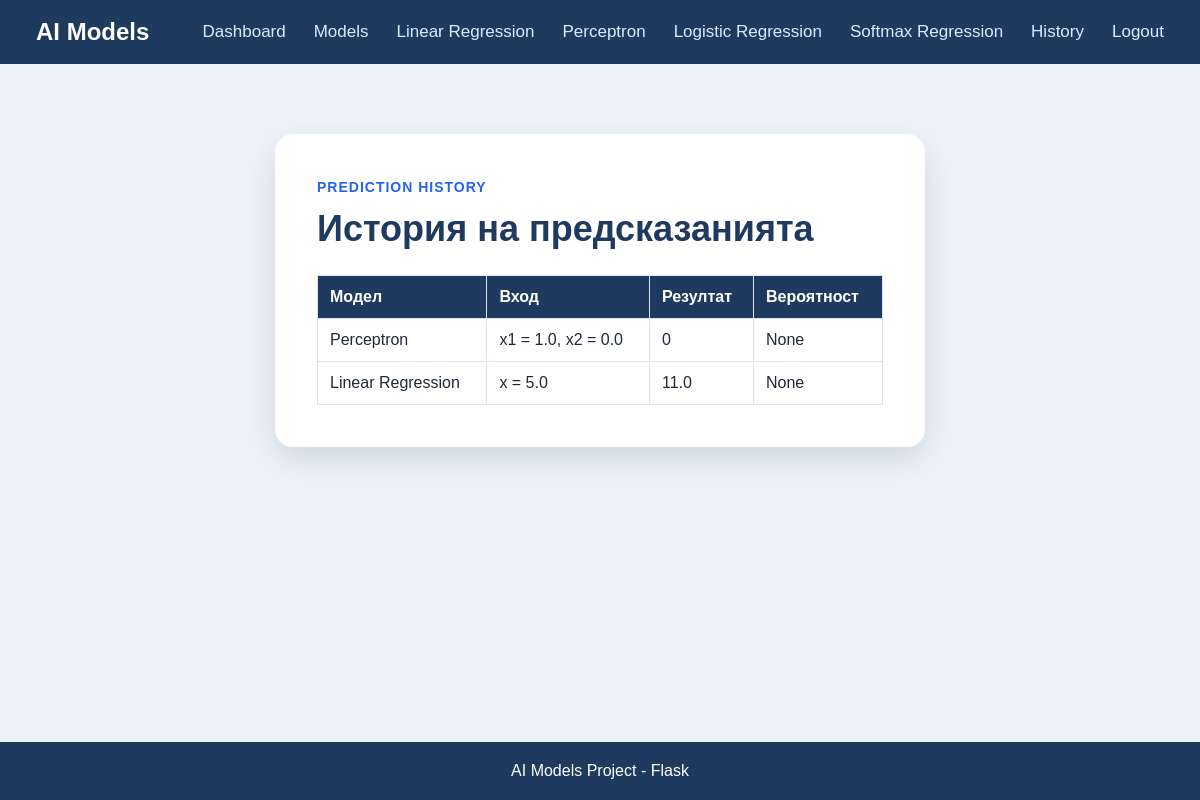
Page /history (signed in) on the earlier database version.
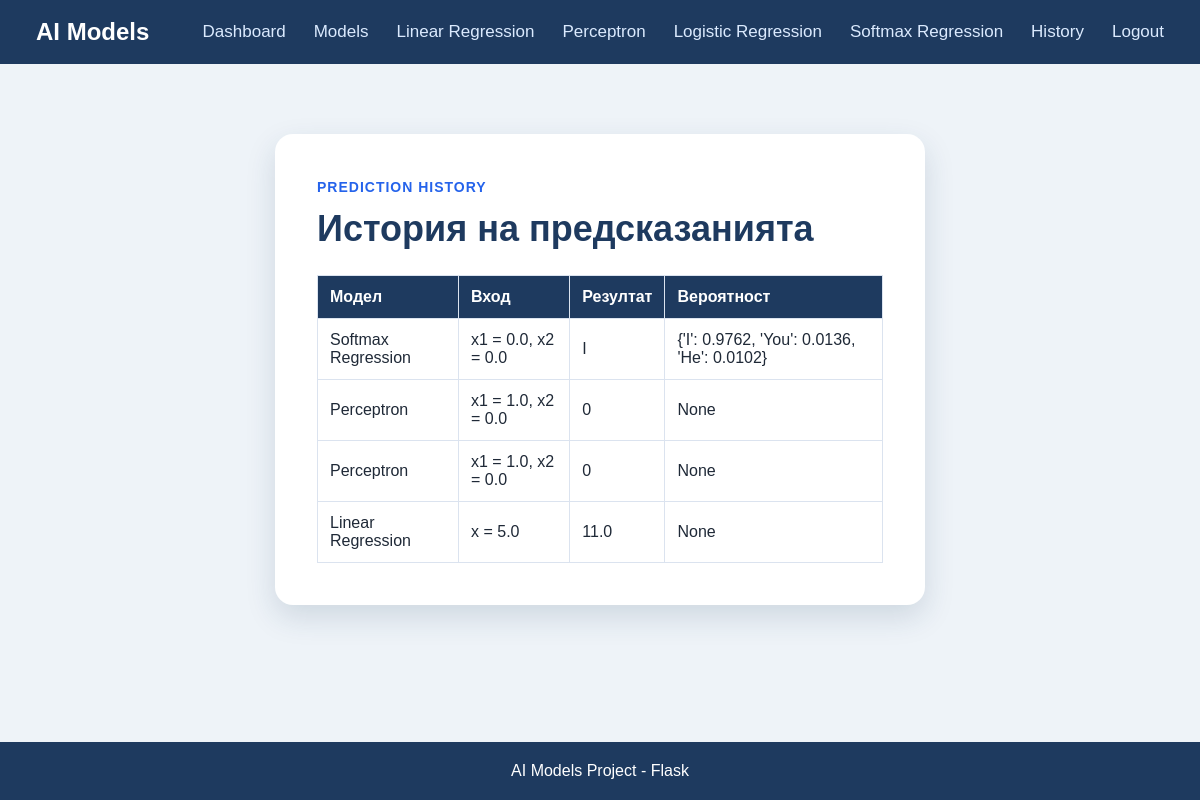
Same page on the later database version.
### tables this page shows
CREATE TABLE predictions (
            id INTEGER PRIMARY KEY AUTOINCREMENT,
            username TEXT NOT NULL,
            model_name TEXT NOT NULL,
            input_values TEXT NOT NULL,
            prediction TEXT NOT NULL,
            probability TEXT
        );

### main.py (the view)
@app.route("/history")
def history():
    if not is_logged_in():
        return redirect("/login")
    predictions = get_predictions(session["username"])
    return render_template("history.html", predictions=predictions)

### database/database.py (called while the page is built)
def get_connection():
    connection = sqlite3.connect(DATABASE_NAME)
    connection.row_factory = sqlite3.Row
    return connection

def get_predictions(username):
    connection = get_connection()
    cursor = connection.cursor()
    cursor.execute("""
        SELECT * FROM predictions
        WHERE username = ?
        ORDER BY id DESC
    """, (username,))
    predictions = cursor.fetchall()
    connection.close()
    return predictions

### main.py (called while the page is built)
def is_logged_in():
    return "username" in session

### templates/history.html
{% extends "base.html" %}
{% block content %}
<div class="container">
    <div class="card">
        <p class="small-title">PREDICTION HISTORY</p>
        <h1>История на предсказанията</h1>
        {% if predictions %}
            <table>
                <tr>
                    <th>Модел</th>
                    <th>Вход</th>
                    <th>Резултат</th>
                    <th>Вероятност</th>
                </tr>
                {% for item in predictions %}
                <tr>
                    <td>{{ item["model_name"] }}</td>
                    <td>{{ item["input_values"] }}</td>
                    <td>{{ item["prediction"] }}</td>
                    <td>{{ item["probability"] }}</td>
                </tr>
                {% endfor %}
            </table>
        {% else %}
            <p>Все още няма направени предсказания.</p>
        {% endif %}
    </div>
</div>
{% endblock %}

### templates/base.html (shortened to what this page needs)
<!DOCTYPE html>
<html lang="bg">
<head>
    <link rel="stylesheet" href="{{ url_for('static', filename='style.css') }}">
</head>
<body>
<nav>
    <div class="nav-content">
        <a class="logo" href="/">AI Models</a>
        <div class="links">
            {% if session.get("username") %}
                <a href="/dashboard">Dashboard</a>
                <a href="/models">Models</a>
                <a href="/linear-regression">Linear Regression</a>
                <a href="/perceptron">Perceptron</a>
                <a href="/logistic-regression">Logistic Regression</a>
                <a href="/softmax-regression">Softmax Regression</a>
                <a href="/history">History</a>
                <a href="/logout">Logout</a>
            {% else %}
                <a href="/register">Register</a>
                <a href="/login">Login</a>
            {% endif %}
        </div>
    </div>
</nav>
<main>
    {% block content %}{% endblock %}
</main>
<footer>
    AI Models Project - Flask
</footer>
</body>
</html>

### static/style.css (style rules this page uses)
* { box-sizing: border-box; }
body { margin: 0; min-height: 100vh; display: flex; flex-direction: column; font-family: Arial, sans-serif; background: #eef3f8; color: #1f2937; }
nav { background: #1e3a5f; padding: 18px 0; }
.nav-content { width: 1250px; max-width: 94%; margin: auto; display: flex; align-items: center; gap: 45px; }
.logo { color: white; text-decoration: none; font-size: 24px; font-weight: bold; white-space: nowrap; }
.links { display: flex; align-items: center; justify-content: flex-end; gap: 28px; flex: 1; white-space: nowrap; }
.links a { color: #dbeafe; text-decoration: none; font-size: 17px; transition: 0.2s; }
main { flex: 1; }
.container { width: 650px; max-width: 90%; margin: 70px auto; }
.card { background: white; padding: 42px; border-radius: 18px; box-shadow: 0 12px 30px rgba(30, 58, 95, 0.15); }
.small-title { margin: 0; color: #2563eb; font-size: 14px; font-weight: bold; letter-spacing: 1px; }
h1 { margin-top: 10px; color: #1e3a5f; font-size: 36px; }
p { line-height: 1.6; }
table { width: 100%; margin-top: 20px; border-collapse: collapse; }
th, td { padding: 12px; border: 1px solid #dbe3ef; text-align: left; }
th { background: #1e3a5f; color: white; }
footer { margin-top: auto; padding: 20px; text-align: center; background: #1e3a5f; color: white; }

Differences in the rows shown:
added predictions: model_name "Softmax Regression", input_values "x1 = 0.0, x2 = 0.0", prediction "I", probability "{'I': 0.9762, 'You': 0.0136, 'He': 0.0102}"
added predictions: model_name "Perceptron", input_values "x1 = 1.0, x2 = 0.0", prediction "0", probability "None"
